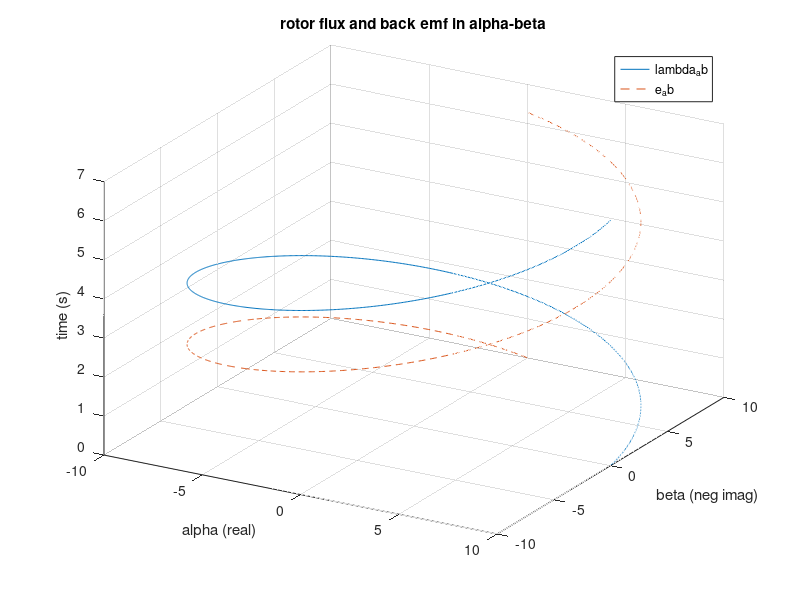
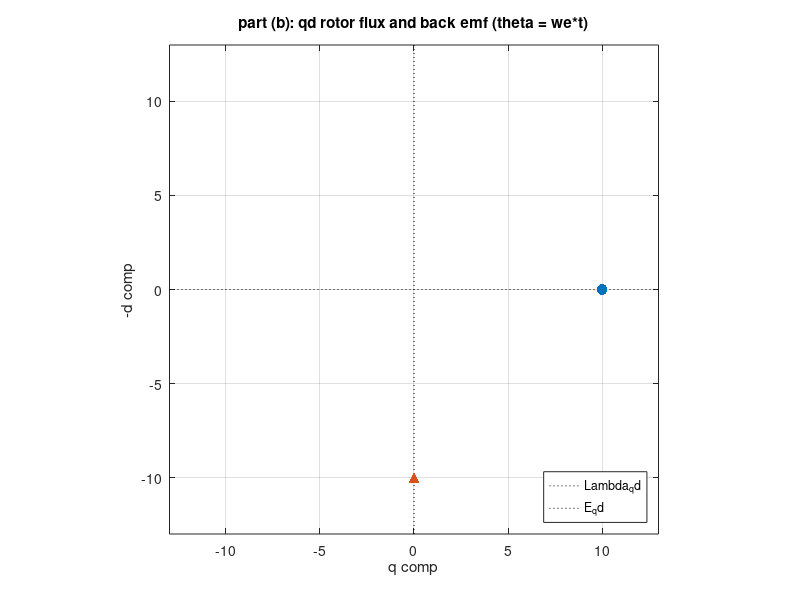

Write MATLAB code to recreate these figures, in order.
%% Clear cloose
clear; clc; close all;

%% machine + sim params
Lambda0 = 10;              % flux constant [V*s/rad]
we = -1.0;                 % electrical speed rad/s (neg = clockwise)

% time stuff
T = 2*pi/abs(we);          % period [s]
npts = 1000;               % points per period
t = linspace(0, T, npts);  % time vec

%% rotor flux in alpha-beta
j = 1i;                                        % imaginary unit
lambda_alpha_beta = Lambda0 * exp(j * we * t); % space vector

% split into components
lambda_alpha = real(lambda_alpha_beta);        % alpha comp
lambda_beta  = -imag(lambda_alpha_beta);       % beta comp (neg imag)

%% stator back emf in _ab 
e_alpha_beta = j * we * lambda_alpha_beta;

% split components
e_alpha = real(e_alpha_beta);
e_beta  = -imag(e_alpha_beta);

%% plots — rotor flux + back emf in ab
figure
plot3(lambda_alpha, lambda_beta, t); hold on
plot3(e_alpha, e_beta, t, '--');
grid on
xlabel('alpha (real)')
ylabel('beta (neg imag)')
zlabel('time (s)')
title('rotor flux and back emf in alpha-beta')
legend('lambda_ab','e_ab')
view(30,30)

%% next section

%% 
% part (b) — qd (park) rotor flux and back emf
% lipo–novotny: q || alpha at t=0; q = real{·}, d = -imag{·}
% park ref angle: theta_ref = -we*t
% qd should be constant in time

% park transform complex form): f_qd = f_ab * exp(-j*theta_ref)
j = 1i;
theta_ref = we .* t;

lambda_qd = lambda_alpha_beta .* exp(-j .* theta_ref);
e_qd      = e_alpha_beta      .* exp(-j .* theta_ref);

% pull out q,d (using class mapping)
lambda_q = real(lambda_qd);
lambda_d = -imag(lambda_qd);

e_q = real(e_qd);
e_d = -imag(e_qd);

% xy plot with q on +x and -d on +y
ptL = [mean(lambda_q), -mean(lambda_d)];
ptE = [mean(e_q),      -mean(e_d)];

figure; hold on; grid on; box on;
title('part (b): qd rotor flux and back emf (theta = we*t)')
xlabel('q comp'); ylabel('-d comp'); axis equal

mx = max(abs([ptL(1), ptE(1), 0]));
my = max(abs([ptL(2), ptE(2), 0]));
sx = max(1, 1.3*mx);
sy = max(1, 1.3*my);
xlim([-sx sx]); ylim([-sy sy]);

plot([-sx sx],[0 0],'k:')
plot([0 0],[-sy sy],'k:')

scatter(ptL(1), ptL(2), 60, 'filled')
scatter(ptE(1), ptE(2), 60, '^', 'filled')

legend('Lambda_qd','E_qd','Location','southeast')

% quick console print
fprintf('part (b): Lambda q=%.6g, d=%.6g (plot -d=%.6g)\n', mean(lambda_q), mean(lambda_d), -mean(lambda_d));
fprintf('part (b): E      q=%.6g, d=%.6g (plot -d=%.6g)\n', mean(e_q), mean(e_d), -mean(e_d));
